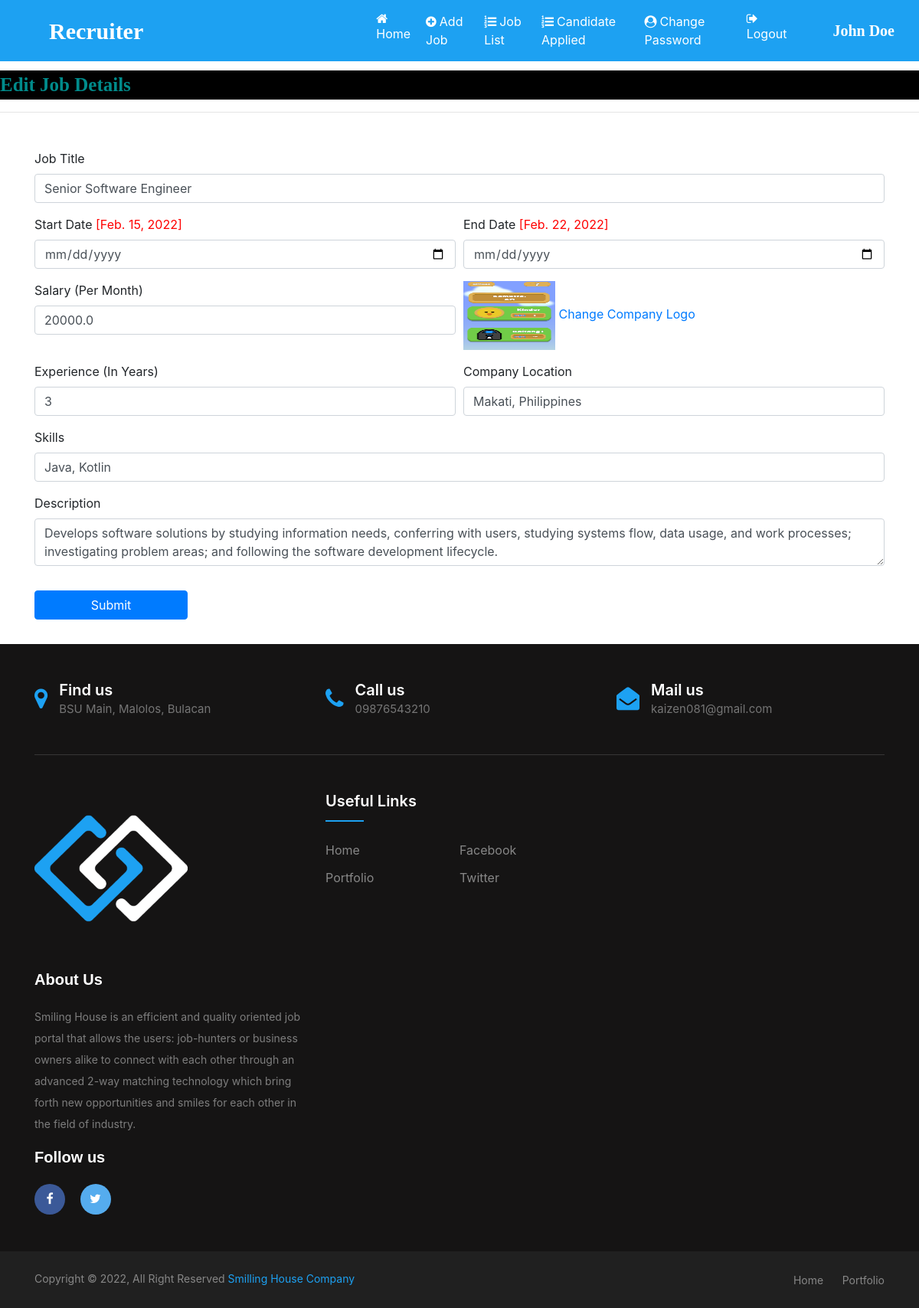
The page /edit_jobdetail/4 (signed in) on the database its author committed.
### job/models.py (models this page shows, shortened)
class Job(models.Model):
    recruiter = models.ForeignKey(Recruiter, on_delete=models.CASCADE)
    start_date = models.DateField()
    end_date = models.DateField()
    title = models.CharField(max_length=100)
    salary = models.FloatField(max_length=20)
    image = models.FileField()
    description = models.CharField(max_length=300)
    experience = models.CharField(max_length=50)
    location = models.CharField(max_length=100)
    skills = models.CharField(max_length=100)
    creationdate = models.DateField()

### job/views.py (the view, shortened to what this page needs)
# urls.py: path('edit_jobdetail/<int:pid>', edit_jobdetail, name="edit_jobdetail"),
def edit_jobdetail(request, pid):
    if not request.user.is_authenticated:
        return redirect('recruiter_login')
    error = ""
    job = Job.objects.get(id=pid)
    d = {'error': error, 'job': job}
    return render(request, 'edit_jobdetail.html', d)

### job/templates/edit_jobdetail.html (shortened to what this page needs)
{% load static %}
{% block body %}
{% include 'recruiter_navigation.html' %}
<marquee style="font-family: 'Monotype Corsiva'; font-size:25px; color:darkcyan; background-color:black; font-weight:bold; margin-top: 1%">
    Edit Job Details
</marquee>
<hr>
<form class="container mt-5" method="post" enctype="multipart/form-data">
    <div class="form-row">
        <div class="form-group col-md-12">
            <label>Job Title</label>
            <input type="text" class="form-control" name="jobtitle" value="{{job.title}}" required>
        </div>
    </div>
    <div class="form-row">
        <div class="form-group col-md-6">
            <label>Start Date</label> <span style="color: red">[{{job.start_date}}]</span>
            <input type="date" class="form-control" name="startdate">
        </div>
        <div class="form-group col-md-6">
            <label>End Date</label> <span style="color: red">[{{job.end_date}}]</span>
            <input type="date" class="form-control" name="enddate">
        </div>
    </div>
    <div class="form-row">
        <div class="form-group col-md-6">
            <label>Salary (Per Month)</label>
            <input type="text" class="form-control" name="salary" value="{{job.salary}}" required>
        </div>
        <div class="form-group col-md-6">
            <img src="{{job.image.url}}" width="120" height="90"> <a href="{% url 'change_companylogo' job.id %}">Change Company Logo</a>
        </div>
    </div>
    <div class="form-row">
        <div class="form-group col-md-6">
            <label>Experience (In Years)</label>
            <input type="text" class="form-control" name="experience" value="{{job.experience}}" required>
        </div>
        <div class="form-group col-md-6">
            <label>Company Location</label>
            <input type="text" class="form-control" name="location" value="{{job.location}}" required>
        </div>
    </div>
    <div class="form-row">
        <div class="form-group col-md-12">
            <label>Skills</label>
            <input type="text" class="form-control" name="skills" placeholder="Skills Required" value="{{job.skills}}" required>
        </div>
    </div>
    <div class="form-row">
        <div class="form-group col-md-12">
            <label>Description</label>
            <textarea class="form-control" name="description" required>{{job.description}}</textarea>
        </div>
    </div>
    <input type="submit" value="Submit" class="btn btn-primary my-3" style="width: 200px; ">
</form>
{% include 'footer.html' %}
{% endblock %}

### job/templates/recruiter_navigation.html (shortened to what this page needs)
<html>
<head>
    {% load static %}
  <link rel="stylesheet" href="https://cdn.jsdelivr.net/npm/bootstrap@4.6.1/dist/css/bootstrap.min.css">
    <link rel="stylesheet" href="https://cdnjs.cloudflare.com/ajax/libs/font-awesome/4.7.0/css/font-awesome.min.css">
</head>
<body>
<nav class="navbar navbar-expand-sm" style="background-color:#1da1f2">
    <a class="navbar-brand text-white pl-5 font-weight-bold" style="font-family:'Monotype Corsiva'; font-size:30px">Recruiter</a>
    <ul class="navbar-nav">
        <li class="nav-item">
            <a class="nav-link" href="{% url 'recruiter_home'%}" style="margin-left:280px"><i class="fa fa-home mr-1"></i>Home</a>
        </li>
        <li class="nav-item">
            <a class="nav-link" href="{% url 'add_job' %}"><i class="fa fa-plus-circle mr-1"></i>Add Job</a>
        </li>
        <li class="nav-item">
            <a class="nav-link" href="{%url 'job_list'%}"><i class="fa fa-list-ol mr-1"></i>Job List</a>
        </li>
        <li class="nav-item">
            <a class="nav-link" href="{% url 'applied_candidatelist' %}"><i class="fa fa-list-ol mr-1"></i>Candidate Applied</a>
        </li>
        <li class="nav-item">
            <a class="nav-link" href="{% url 'change_passwordrecruiter' %}"><i class="fa fa-user-circle mr-1"></i>Change Password</a>
        </li>
        <li class="nav-item">
            <a class="nav-link" href="{% url 'Logout' %}"><i class="fa fa-sign-out mr-1"></i>Logout</a>
        </li>
    </ul>
     <a class="navbar-brand text-white pl-5 font-weight-bold" style="font-family:'Monotype Corsiva'; font-size:20px">{{request.user.first_name}} {{request.user.last_name}}</a>
</nav>
</body>
</html>

### job/templates/recruiter_navigation.html (style rules this page uses)
.nav-link { color: white !important; margin-right: 4px; }

### job/templates/footer.html (style rules this page uses)
ul { margin: 0px; padding: 0px; }

### rows shown on the page
Job: jobtitle "Senior Software Engineer", start_date "Feb. 15, 2022", end_date "Feb. 22, 2022", salary "20000.0", image (picture), experience "3", location "Makati, Philippines", skills "Java, Kotlin", description "Develops software solutions by studying information needs, conferring with users, studying systems flow, data usage, and work processes; investigating problem areas; and following the software development lifecycle."

### other values the page prints
{{ request.user.first_name }} "John"
{{ request.user.last_name }} "Doe"
